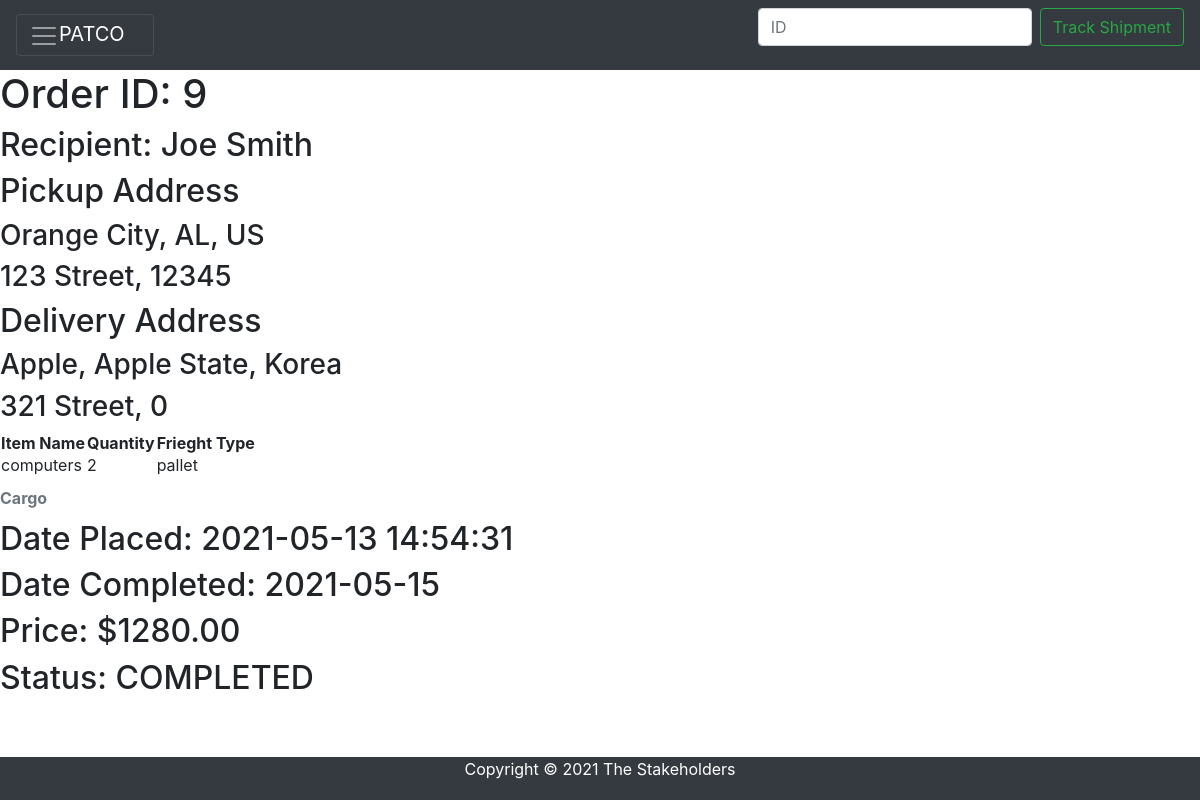
The page /customer/customerspecificorder.php?order_id=9 on the database its author committed.
### tables this page shows
CREATE TABLE `orders` (
  `order_id` int(11) NOT NULL,
  `shipment_id` int(11) DEFAULT NULL,
  `customer_id` int(11) DEFAULT NULL,
  `client` varchar(40) DEFAULT NULL,
  `phone` int(15) DEFAULT NULL,
  `pickup_street_address` varchar(100) DEFAULT NULL,
  `pickup_city` varchar(100) DEFAULT NULL,
  `pickup_state` varchar(100) DEFAULT NULL,
  `pickup_zip_code` int(11) DEFAULT NULL,
  `recipient_name` varchar(100) DEFAULT NULL,
  `delivery_street_address` varchar(100) DEFAULT NULL,
  `delivery_city` varchar(100) DEFAULT NULL,
  `delivery_state_province` varchar(100) DEFAULT NULL,
  `delivery_zip_code` int(11) DEFAULT NULL,
  `delivery_country` varchar(100) DEFAULT NULL,
  `class_code` decimal(4,1) DEFAULT NULL,
  `item_name` varchar(100) DEFAULT NULL,
  `freight_type` varchar(30) DEFAULT NULL,
  `quantity` int(200) DEFAULT NULL,
  `length` decimal(6,1) DEFAULT NULL,
  `width` decimal(6,1) DEFAULT NULL,
  `height` decimal(6,1) DEFAULT NULL,
  `weight` decimal(6,1) DEFAULT NULL,
  `density` decimal(6,1) DEFAULT NULL,
  `volume` decimal(15,1) DEFAULT NULL,
  `zone` int(11) DEFAULT NULL,
  `dom_int` set('DOMESTIC','INTERNATIONAL') DEFAULT NULL,
  `customer_cost` decimal(8,2) DEFAULT NULL,
  `date_placed` timestamp NULL DEFAULT CURRENT_TIMESTAMP,
  `date_completed` date DEFAULT NULL,
  `status` set('PENDING','IN PROGRESS','SHIPPED','COMPLETED') DEFAULT 'PENDING',
  `cur_vehicle_id` int(11) DEFAULT NULL,
  `item_warning` varchar(300) DEFAULT NULL,
  `party_warning` varchar(300) DEFAULT NULL
);

### customer/customerspecificorder.php (the view, shortened to what this page needs)
<?php
include("customerheader.php");
$order_id = $_GET['order_id'];
$table_name="orders";
$sql="SELECT * FROM $table_name WHERE order_id = '$order_id'";
$result=mysqli_query($con,$sql);
$row = mysqli_fetch_assoc($result);
$pickup_st_add = $row['pickup_street_address'];
$pickup_city = $row['pickup_city'];
$pickup_state = $row['pickup_state'];
$pickup_zip = $row['pickup_zip_code'];
$recipient = $row['recipient_name'];
$delivery_st_add = $row['delivery_street_address'];
$delivery_city = $row['delivery_city'];
$delivery_state_province = $row['delivery_state_province'];
$delivery_zip = $row['delivery_zip_code'];
$delivery_country = $row['delivery_country'];
$item_name = $row['item_name'];
$freight_type = $row['freight_type'];
$quantity = $row['quantity'];
$customer_cost = $row['customer_cost'];
$date_placed = $row['date_placed'];
$date_completed = $row['date_completed'];
$status = $row['status'];
?>
        <h1>Order ID: <?php echo "$order_id"; ?></h1>
        <h2>Recipient: <?php echo "$recipient"; ?></h2>
        <h2>Pickup Address</h2>
        <h3><?php echo "$pickup_city, $pickup_state, US"; ?></h3>
        <h3><?php echo "$pickup_st_add, $pickup_zip"; ?></h3>
        <h2>Delivery Address</h2>
        <h3><?php echo "$delivery_city, $delivery_state_province, $delivery_country"; ?></h3>
        <h3><?php echo "$delivery_st_add, $delivery_zip"; ?></h3>
          <table>
            <caption><strong>Cargo</strong></caption>
            <thead>
                <tr>
                    <th>Item Name</th>
                    <th>Quantity</th>
                    <th>Frieght Type</th>
                </tr>
            </thead>
            <tbody>
                <?php echo '<tr><td>' . "$item_name" . '</dt><td>' . "$quantity" . '</dt><td>' . "$freight_type" . '</dt></tr>'; ?>
                </tbody>
                </table>
        <h2>Date Placed: <?php echo "$date_placed"; ?></h2>
        <h2>Date Completed: <?php echo "$date_completed"; ?></h2>
        <h2>Price: $<?php echo "$customer_cost"; ?></h2>
        <h2>Status: <?php echo "$status"; ?></h2>
<?php
include("../footer.php");
?>

### rows shown on the page
orders: recipient_name "Joe Smith", pickup_city "Orange City", pickup_state "AL", pickup_street_address "123 Street", pickup_zip_code "12345", delivery_city "Apple", delivery_state_province "Apple State", delivery_country "Korea", delivery_street_address "321 Street", delivery_zip_code "0", item_name "computers", quantity "2", freight_type "pallet", date_placed "2021-05-13 14:54:31", date_completed "2021-05-15", customer_cost "1280.00", status "COMPLETED"

### other values the page prints
$order_id "9"
